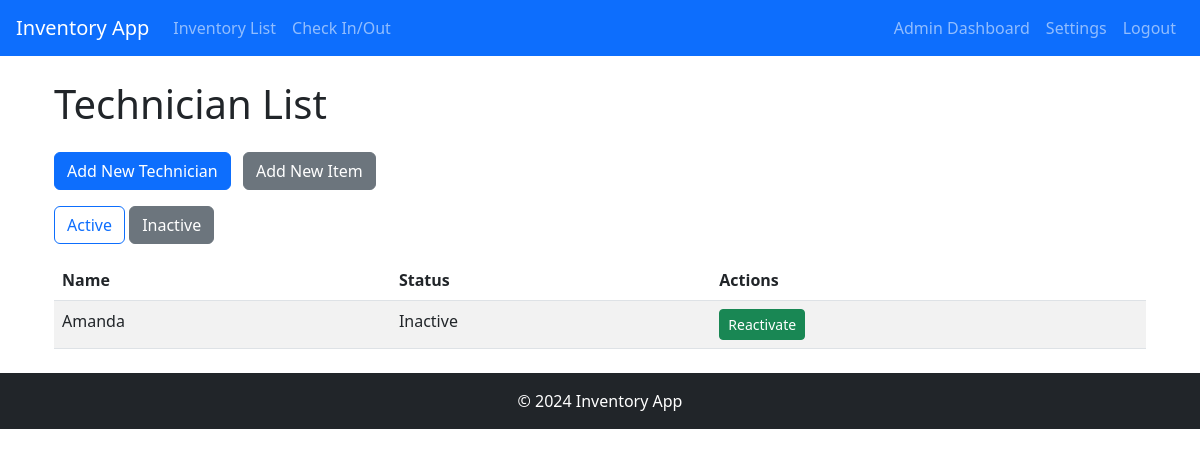
/staff/?status=inactive (signed in), run on an earlier commit of the app's database.
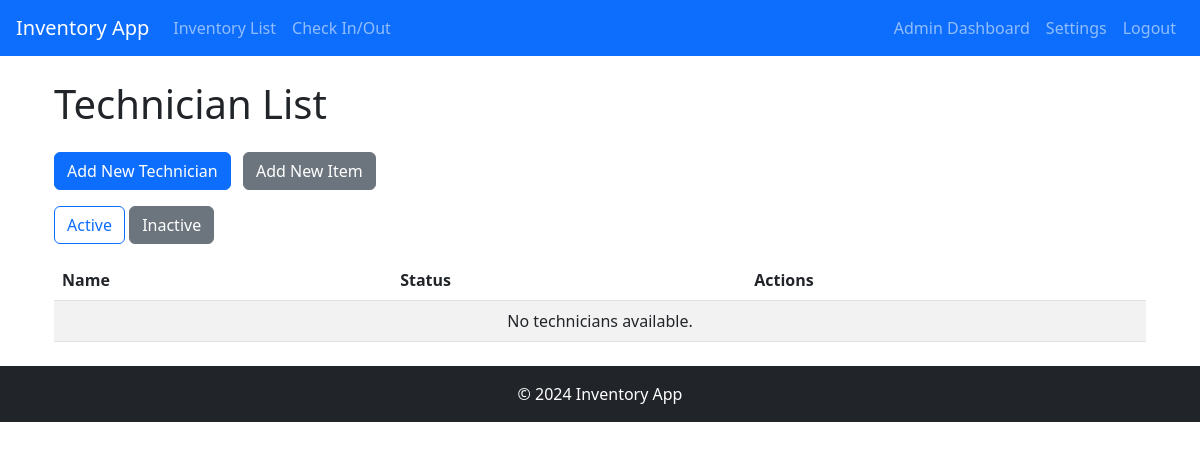
And on a later commit of the database.
### users/models.py (models this page shows, shortened)
class Technician(models.Model):
    tech_name = models.CharField(max_length=30)
    active = models.BooleanField(default=True)
    user_profile = models.ForeignKey(UserProfile, on_delete=models.CASCADE, related_name='technicians')

### inventory/views.py (the view)
# urls.py: path('staff/', technician_list, name='admin_dashboard'),
@login_required
def technician_list(request):
    try:
        user_profile = userModels.UserProfile.objects.get(user=request.user)
    except userModels.UserProfile.DoesNotExist:
        return redirect('error_page')  # Handle the case where the user profile does not exist
    filter_status = request.GET.get('status', 'active')  # Default to 'active'
    if filter_status == 'active':
        technicians = userModels.Technician.objects.filter(user_profile=user_profile, active=True)
    elif filter_status == 'inactive':
        technicians = userModels.Technician.objects.filter(user_profile=user_profile, active=False)
    else:
        technicians = userModels.Technician.objects.filter(user_profile=user_profile)
    context = {
        'technicians': technicians,
        'filter_status': filter_status
    }
    return render(request, 'admin/technician_list.html', context)

### users/context_processors.py (called while the page is built)
def is_admin(request):
    if request.user.is_authenticated:
        try:
            user_profile = UserProfile.objects.get(user=request.user)
            return {'is_admin': user_profile.adminUser}
        except UserProfile.DoesNotExist:
            return {'is_admin': False}
    return {'is_admin': False}

### inventory/templates/admin/technician_list.html (shortened to what this page needs)
{% extends 'inventory/base.html' %}
{% block content %}
    <div class="container">
        <h1 class="my-4">Technician List</h1>
        <a href="{% url 'add_technician' %}" class="btn btn-primary mb-3">Add New Technician</a>
        <a href="{% url 'add_inventory_item' %}" class="btn btn-secondary mb-3 ms-2">Add New Item</a>
        <div class="mb-3">
            <a href="?status=active" class="btn btn-outline-primary {% if request.GET.status != 'inactive' %}active{% endif %}">Active</a>
            <a href="?status=inactive" class="btn btn-outline-secondary {% if request.GET.status == 'inactive' %}active{% endif %}">Inactive</a>
        </div>
        <table class="table table-striped">
            <thead>
                <tr>
                    <th>Name</th>
                    <th>Status</th>
                    <th>Actions</th>
                </tr>
            </thead>
            <tbody>
                {% for technician in technicians %}
                <tr>
                    <td>{{ technician.tech_name }}</td>
                    <td>{{ technician.active|yesno:"Active,Inactive" }}</td>
                    <td>
                        {% if technician.active %}
                            <form action="{% url 'deactivate_technician' technician.id %}" method="post" style="display:inline;">
                                {% csrf_token %}
                                <button type="submit" class="btn btn-warning btn-sm">Deactivate</button>
                            </form>
                        {% else %}
                            <form action="{% url 'reactivating_technician' technician.id %}" method="post" style="display:inline;">
                                <button type="submit" class="btn btn-success btn-sm">Reactivate</button>
                            </form>
                        {% endif %}
                    </td>
                </tr>
                {% empty %}
                <tr>
                    <td colspan="3" class="text-center">No technicians available.</td>
                </tr>
                {% endfor %}
            </tbody>
        </table>
    </div>
{% endblock %}

What changed in the data, as far as the page shows it:
removed Technician: tech_name "Amanda", active "Inactive", shows "Reactivate"
Also different on the page:
text now shown: "No technicians available."
